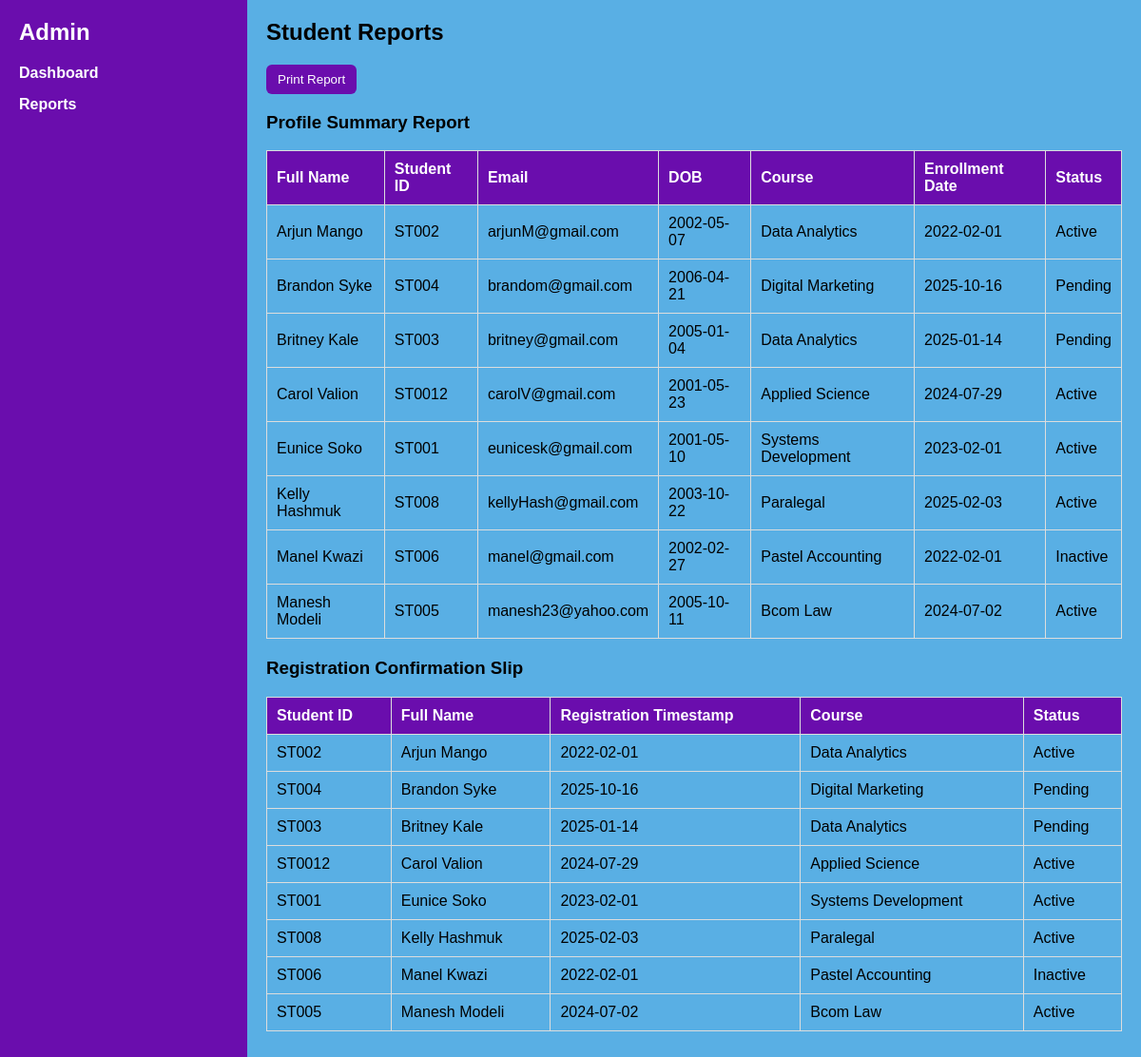
The app's page /reports.php with its own data.
### tables this page shows
CREATE TABLE IF NOT EXISTS `students` (
  `id` int NOT NULL AUTO_INCREMENT COMMENT 'Unique ID for each record',
  `full_name` varchar(100) NOT NULL COMMENT 'Student''s full name',
  `student_id` varchar(20) NOT NULL COMMENT 'Student ID',
  `email` varchar(50) NOT NULL COMMENT 'Student''s email address',
  `date_of_birth` date NOT NULL COMMENT 'Date of birth',
  `course_of_study` varchar(100) NOT NULL COMMENT 'Course name',
  `enrollment_date` date NOT NULL COMMENT 'Date of enrollment',
  `status` varchar(20) DEFAULT NULL COMMENT 'Academic status',
  PRIMARY KEY (`id`)
);

### reports.php (the view, shortened to what this page needs)
<?php
include 'db.php';
$sql = "SELECT * FROM students ORDER BY full_name ASC";
$result = $conn->query($sql);
?>
<!DOCTYPE html>
<html lang="en">
<head>
</head>
<body>
<div class="wrapper">
    <div class="sidebar">
        <h2>Admin </h2>
        <ul>
            <li><a href="dashboard.php">Dashboard</a></li>
            <li><a href="reports.php">Reports</a></li>
        </ul>
    </div>
    <div class="main-content">
        <h2>Student Reports</h2>
        <?php if ($result->num_rows > 0): ?>
            <button class="print-btn" onclick="window.print()">Print Report</button>
            <h3>Profile Summary Report</h3>
            <table>
                <thead>
                    <tr>
                        <th>Full Name</th>
                        <th>Student ID</th>
                        <th>Email</th>
                        <th>DOB</th>
                        <th>Course</th>
                        <th>Enrollment Date</th>
                        <th>Status</th>
                    </tr>
                </thead>
                <tbody>
                    <?php while($row = $result->fetch_assoc()): ?>
                        <tr>
                            <td><?php echo htmlspecialchars($row['full_name']); ?></td>
                            <td><?php echo htmlspecialchars($row['student_id']); ?></td>
                            <td><?php echo htmlspecialchars($row['email']); ?></td>
                            <td><?php echo htmlspecialchars($row['date_of_birth']); ?></td>
                            <td><?php echo htmlspecialchars($row['course_of_study']); ?></td>
                            <td><?php echo htmlspecialchars($row['enrollment_date']); ?></td>
                            <td><?php echo htmlspecialchars($row['status']); ?></td>
                        </tr>
                    <?php endwhile; ?>
                </tbody>
            </table>
            <h3>Registration Confirmation Slip</h3>
            <table>
                <thead>
                    <tr>
                        <th>Student ID</th>
                        <th>Full Name</th>
                        <th>Registration Timestamp</th>
                        <th>Course</th>
                        <th>Status</th>
                    </tr>
                </thead>
                <tbody>
                    <?php
                    $result->data_seek(0);
                    while($row = $result->fetch_assoc()): ?>
                        <tr>
                            <td><?php echo htmlspecialchars($row['student_id']); ?></td>
                            <td><?php echo htmlspecialchars($row['full_name']); ?></td>
                            <td><?php echo htmlspecialchars($row['enrollment_date']); ?></td>
                            <td><?php echo htmlspecialchars($row['course_of_study']); ?></td>
                            <td><?php echo htmlspecialchars($row['status']); ?></td>
                        </tr>
                    <?php endwhile; ?>
                </tbody>
            </table>
        <?php else: ?>
            <p>No student data available.</p>
        <?php endif; ?>
    </div>
</div>
</body>
</html>

### reports.php (style rules this page uses)
body { font-family: Arial, sans-serif; margin: 0; }
.wrapper { display: flex; min-height: 100vh; }
.sidebar { width: 220px; background-color: #6a0dad; color: white; padding: 20px; }
.sidebar ul { list-style: none; padding: 0; }
.sidebar ul li { margin-bottom: 15px; }
.sidebar ul li a { color: white; text-decoration: none; font-weight: bold; }
.main-content { flex: 1; padding: 20px; background-color: #59afe4ff; }
h2 { margin-top: 0; }
table { width: 100%; border-collapse: collapse; margin-bottom: 20px; }
th, td { border: 1px solid #ddd; padding: 10px; text-align: left; }
th { background-color: #6a0dad; color: white; }
.print-btn { padding: 8px 12px; background-color: #6a0dad; color: white; border: none; border-radius: 6px; cursor: pointer; }

### records on screen
students: full_name "Arjun Mango", student "ST002", email "arjunM@gmail.com", date_of_birth "2002-05-07", course_of_study "Data Analytics", enrollment_date "2022-02-01", status "Active"
students: full_name "Brandon Syke", student "ST004", email "brandom@gmail.com", date_of_birth "2006-04-21", course_of_study "Digital Marketing", enrollment_date "2025-10-16", status "Pending"
students: full_name "Britney Kale", student "ST003", email "britney@gmail.com", date_of_birth "2005-01-04", course_of_study "Data Analytics", enrollment_date "2025-01-14", status "Pending"
students: full_name "Carol Valion", student "ST0012", email "carolV@gmail.com", date_of_birth "2001-05-23", course_of_study "Applied Science", enrollment_date "2024-07-29", status "Active"
students: full_name "Eunice Soko", student "ST001", email "eunicesk@gmail.com", date_of_birth "2001-05-10", course_of_study "Systems Development", enrollment_date "2023-02-01", status "Active"
students: full_name "Kelly Hashmuk", student "ST008", email "kellyHash@gmail.com", date_of_birth "2003-10-22", course_of_study "Paralegal", enrollment_date "2025-02-03", status "Active"
students: full_name "Manel Kwazi", student "ST006", email "manel@gmail.com", date_of_birth "2002-02-27", course_of_study "Pastel Accounting", enrollment_date "2022-02-01", status "Inactive"
students: full_name "Manesh Modeli", student "ST005", email "manesh23@yahoo.com", date_of_birth "2005-10-11", course_of_study "Bcom Law", enrollment_date "2024-07-02", status "Active"
